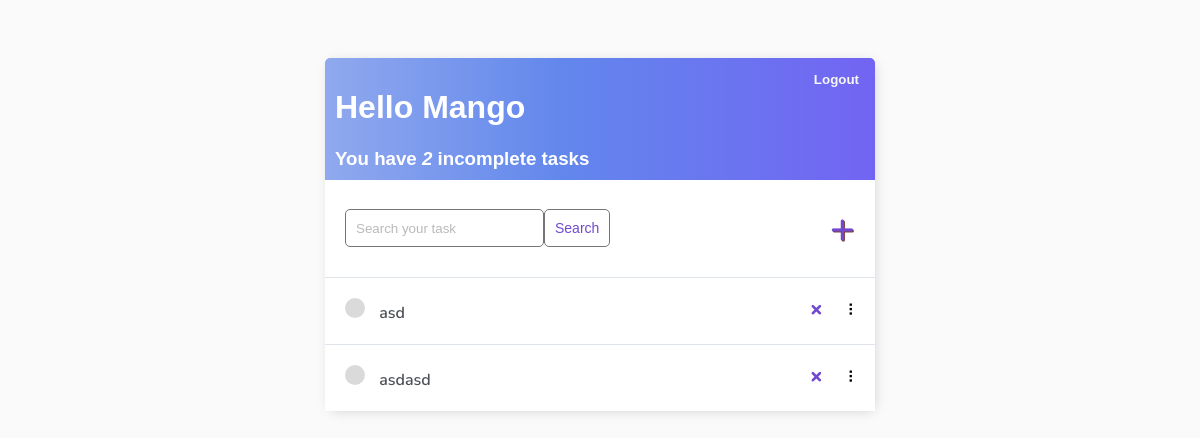
The page / (signed in) on the database as committed earlier.
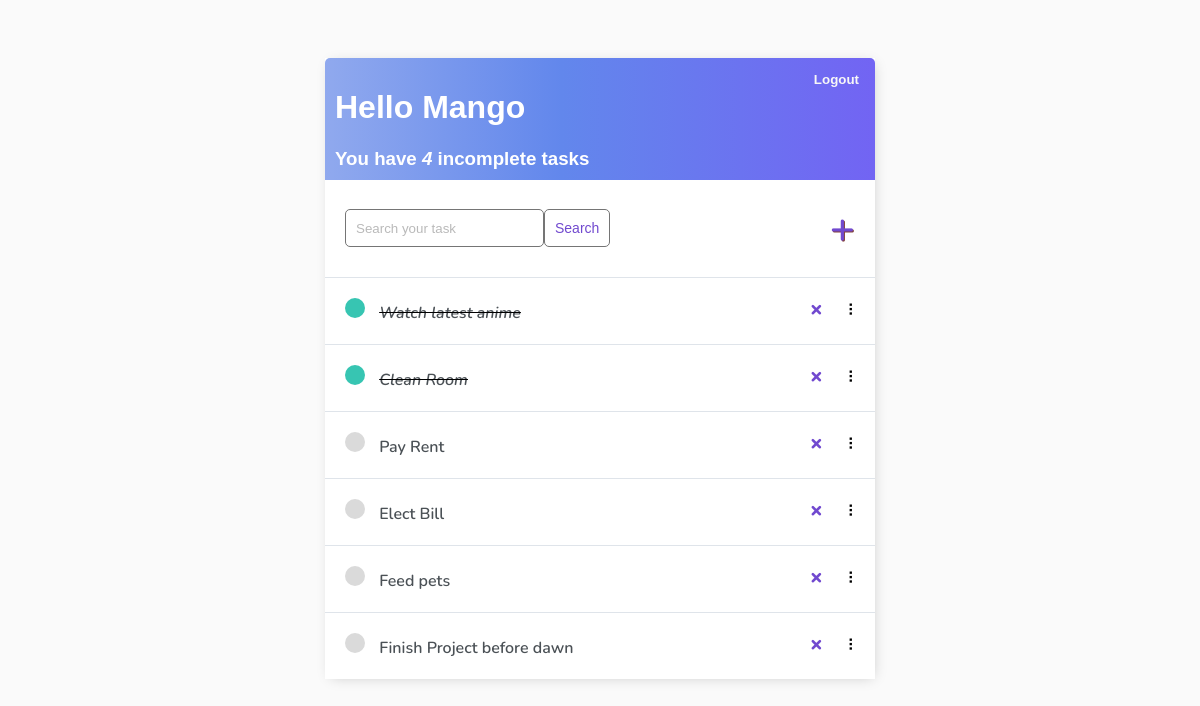
The same page on the database as committed later.
### base/models.py (models this page shows)
class Task(models.Model):
    user = models.ForeignKey(User, on_delete=models.CASCADE, null=True, blank=True)
    title = models.CharField(max_length=200 , blank=True, null=True)
    description = models.TextField(blank=True, null=True)
    completed = models.BooleanField(default=False)
    created_at = models.DateTimeField(auto_now_add=True)
    order = models.PositiveIntegerField(default=0)
    def __str__(self):
        return self.title
    class Meta:
        ordering = ['order']

### base/views.py (the view)
# urls.py: path('', TaskList.as_view(), name='tasks'),
class TaskList(LoginRequiredMixin, ListView):
    model = Task
    context_object_name = 'tasks'
    def get_context_data(self, **kwargs):
        context = super().get_context_data(**kwargs)
        context['tasks'] = context['tasks'].filter(user=self.request.user)
        context['count'] = context['tasks'].filter(completed=False).count()
        search_input = self.request.GET.get('search-area') or ''
        if search_input:
            context['tasks'] = context['tasks'].filter(
                title__contains=search_input)
        context['search_input'] = search_input
        return context

### base/templates/base/task_list.html (shortened to what this page needs)
{% extends 'base/main.html' %} {% block content %}
<div class="header-bar">
    <div>
        <h1>Hello {{request.user|title}}</h1>
        <h3 style="margin:0">You have <i>{{count}}</i> incomplete task{{ count|pluralize:"s" }}</h3>
    </div>
    {% if request.user.is_authenticated %}
    <form method="post" action="{% url 'logout' %}" style="display:inline;">
        <button type="submit" style="background:none;border:none;color:rgb(247,247,247);font-weight:600;cursor:pointer;">Logout</button>
    </form>
    {% else %}
    <a href="{% url 'login' %}">Login</a> {% endif %}
</div>
<div id="search-add-wrapper">
    <form method="GET" style="display: flex;">
        <input type='text' name='search-area' placeholder="Search your task" value="{{search_input}}">
        <input class="button" type="submit" value='Search'>
    </form>
    {% if tasks|length > 0 %}
    <a id="add-link" href="{% url 'task-create' %}">&#x2b;</a>
    {% endif %}
</div>
<div id="tasklist" class="task-items-wrapper">
    {% for task in tasks %}
    <div class="task-wrapper" data-position="{{task.pk}}">
        <div class="task-title">
            <form method="post" action="{% url 'task-toggle-complete' task.id %}" style="display:inline;">
                {% if task.completed %}
                <button type="submit" style="background:none;border:none;padding:0;cursor:pointer;">
                    <div class="task-complete-icon"></div>
                </button>
                <i><s><a href="{% url 'task-update' task.id %}">{{task}}</a></s></i>
                {% else %}
                <button type="submit" style="background:none;border:none;padding:0;cursor:pointer;">
                    <div class="task-incomplete-icon"></div>
                </button>
                <a href="{% url 'task-update' task.id %}">{{task}}</a>
                {% endif %}
            </form>
        </div>
        <div class="task-controls">
            <a class="delete-link" href="{% url 'task-delete' task.id %}">&#215;</a>
            <span class="handle">&nbsp;&#10247;</span>
        </div>
    </div>
    {% empty %}
    <div style="text-align: center; padding-bottom: 10px; line-height: 1em;">
        <h3>No new tasks are created.</h3>
        <h3>Create a <a style="text-decoration: none; color: #e53935;" href="{% url 'task-create' %}">New task</a> ! </h3>
    </div>
    {% endfor %}
</div>
{% endblock content %}

### base/templates/base/main.html (shortened to what this page needs)
<!DOCTYPE html>
<html lang="en">
<head>
</head>
<body>
    <div class="container">
        {% block content %} {% endblock content %}
    </div>
</body>
</html>

### base/templates/base/main.html (style rules this page uses)
body { background-color: #FAFAFA; font-family: 'Nunito', sans-serif; padding-top: 50px; }
h1, h2, h3, h4, h5, h6 { font-family: 'Raleway', sans-serif; }
a, p { color: #4b5156 }
a { font-weight: 600; }
.container { max-width: 550px; margin: auto; background-color: #fff; -webkit-box-shadow: 2px 2px 13px -4px rgba(0, 0, 0, 0.21); box-shadow: 2px 2px 13px -4px rgba(0, 0, 0, 0.21); }
input { outline: none; border: none; }
.header-bar { display: flex; justify-content: space-between; color: #fff; padding: 10px; border-radius: 5px 5px 0 0; background: linear-gradient(90deg, #90a9ee 0%, #6287ec 43%, #7264f3 100%); }
.task-wrapper { display: flex; align-items: center; justify-content: space-between; background-color: #fff; border-top: 1px solid #dfe4ea; overflow: hidden; }
.task-title { display: flex; padding: 20px; }
.task-title a { text-decoration: none; color: #4b5156; margin-left: 10px; }
.task-complete-icon { height: 20px; width: 20px; background-color: #37c5b2; border-radius: 50%; }
.task-incomplete-icon { height: 20px; width: 20px; background-color: rgb(218, 218, 218); border-radius: 50%; }
.delete-link { text-decoration: none; font-weight: 900; color: #7149cf; font-size: 22px; line-height: 0; padding: 20px 0px; }
.handle { display: inline-block; padding: 20px 16px; cursor: grab; user-select: none; }
.handle:after, .handle:before { display: block; content: ""; }
#add-link { color: #7149cf; text-decoration: none; font-size: 42px; text-shadow: 1px 1px #81413b; }
#search-add-wrapper { display: flex; justify-content: space-between; align-items: center; padding: 20px; }
input[type=text], input[type=password], textarea { border: 1px solid #757575; border-radius: 5px; padding: 10px; width: 90%; }
::placeholder { font-weight: 300; opacity: 0.5; }
.button { border: 1px solid #757575; background-color: #FFF; color: #7149cf; padding: 10px; font-size: 14px; border-radius: 5px; cursor: pointer; text-decoration: none; }

Rows that differ between the two databases and show on the page:
removed Task: title "asd"
removed Task: title "asdasd"
added Task: title "Watch latest anime"
added Task: title "Clean Room"
added Task: title "Pay Rent"
added Task: title "Elect Bill"
added Task: title "Feed pets"
added Task: title "Finish Project before dawn"
Other text that changed with them:
{{ count }}: "2" → "4"
